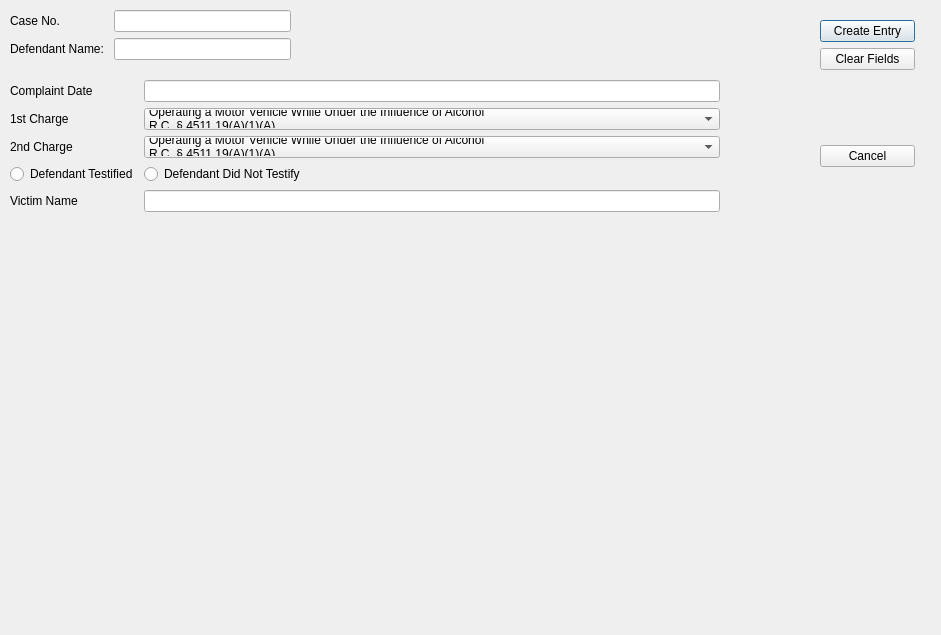
<?xml version="1.0" encoding="UTF-8"?>
<ui version="4.0">
 <class>JuryInstructionsDialog</class>
 <widget class="QDialog" name="JuryInstructionsDialog">
  <property name="geometry">
   <rect>
    <x>0</x>
    <y>0</y>
    <width>941</width>
    <height>635</height>
   </rect>
  </property>
  <property name="windowTitle">
   <string>Jury Instructions</string>
  </property>
  <widget class="QWidget" name="layoutWidget">
   <property name="geometry">
    <rect>
     <x>10</x>
     <y>10</y>
     <width>281</width>
     <height>52</height>
    </rect>
   </property>
   <layout class="QFormLayout" name="formLayout">
    <item row="0" column="0">
     <widget class="QLabel" name="label">
      <property name="text">
       <string>Case No.</string>
      </property>
     </widget>
    </item>
    <item row="0" column="1">
     <widget class="QLineEdit" name="CaseNo_lineEdit"/>
    </item>
    <item row="1" column="0">
     <widget class="QLabel" name="label_2">
      <property name="text">
       <string>Defendant Name: </string>
      </property>
     </widget>
    </item>
    <item row="1" column="1">
     <widget class="QLineEdit" name="DefendantName_lineEdit"/>
    </item>
   </layout>
  </widget>
  <widget class="QWidget" name="layoutWidget">
   <property name="geometry">
    <rect>
     <x>820</x>
     <y>20</y>
     <width>95</width>
     <height>147</height>
    </rect>
   </property>
   <layout class="QVBoxLayout" name="verticalLayout">
    <item>
     <widget class="QPushButton" name="pushButton">
      <property name="text">
       <string>Create Entry</string>
      </property>
     </widget>
    </item>
    <item>
     <widget class="QPushButton" name="pushButton_2">
      <property name="text">
       <string>Clear Fields</string>
      </property>
     </widget>
    </item>
    <item>
     <spacer name="verticalSpacer">
      <property name="orientation">
       <enum>Qt::Vertical</enum>
      </property>
      <property name="sizeHint" stdset="0">
       <size>
        <width>20</width>
        <height>58</height>
       </size>
      </property>
     </spacer>
    </item>
    <item>
     <widget class="QPushButton" name="pushButton_3">
      <property name="text">
       <string>Cancel</string>
      </property>
     </widget>
    </item>
   </layout>
  </widget>
  <widget class="QWidget" name="layoutWidget">
   <property name="geometry">
    <rect>
     <x>10</x>
     <y>80</y>
     <width>710</width>
     <height>291</height>
    </rect>
   </property>
   <layout class="QFormLayout" name="formLayout_2">
    <item row="0" column="0">
     <widget class="QLabel" name="label_3">
      <property name="text">
       <string>Complaint Date</string>
      </property>
     </widget>
    </item>
    <item row="2" column="0">
     <widget class="QLabel" name="label_4">
      <property name="text">
       <string>1st Charge</string>
      </property>
     </widget>
    </item>
    <item row="2" column="1">
     <widget class="QComboBox" name="FirstCharge_comboBox">
      <item>
       <property name="text">
        <string>Operating a Motor Vehicle While Under the Influence of Alcohol 
R.C. § 4511.19(A)(1)(A)
</string>
       </property>
      </item>
      <item>
       <property name="text">
        <string>Operating a Motor Vehicle with a Prohibited Concentration of Alcohol 
R.C. § 4511.19(A)(1)(D)
</string>
       </property>
      </item>
     </widget>
    </item>
    <item row="3" column="0">
     <widget class="QLabel" name="label_5">
      <property name="text">
       <string>2nd Charge</string>
      </property>
     </widget>
    </item>
    <item row="3" column="1">
     <widget class="QComboBox" name="SecondCharge_comboBox">
      <item>
       <property name="text">
        <string>Operating a Motor Vehicle While Under the Influence of Alcohol 
R.C. § 4511.19(A)(1)(A)
</string>
       </property>
      </item>
      <item>
       <property name="text">
        <string>Operating a Motor Vehicle with a Prohibited Concentration of Alcohol 
R.C. § 4511.19(A)(1)(D)
</string>
       </property>
      </item>
     </widget>
    </item>
    <item row="6" column="0">
     <widget class="QLabel" name="label_6">
      <property name="text">
       <string>Victim Name</string>
      </property>
     </widget>
    </item>
    <item row="6" column="1">
     <widget class="QLineEdit" name="VictimName_lineEdit"/>
    </item>
    <item row="4" column="0">
     <widget class="QRadioButton" name="radioButton">
      <property name="text">
       <string>Defendant Testified</string>
      </property>
      <attribute name="buttonGroup">
       <string notr="true">buttonGroup</string>
      </attribute>
     </widget>
    </item>
    <item row="4" column="1">
     <widget class="QRadioButton" name="radioButton_2">
      <property name="text">
       <string>Defendant Did Not Testify</string>
      </property>
      <attribute name="buttonGroup">
       <string notr="true">buttonGroup</string>
      </attribute>
     </widget>
    </item>
    <item row="0" column="1">
     <widget class="QLineEdit" name="ComplaintDate_lineEdit"/>
    </item>
   </layout>
  </widget>
 </widget>
 <tabstops>
  <tabstop>CaseNo_lineEdit</tabstop>
  <tabstop>DefendantName_lineEdit</tabstop>
  <tabstop>ComplaintDate_lineEdit</tabstop>
  <tabstop>FirstCharge_comboBox</tabstop>
  <tabstop>SecondCharge_comboBox</tabstop>
  <tabstop>radioButton</tabstop>
  <tabstop>radioButton_2</tabstop>
  <tabstop>VictimName_lineEdit</tabstop>
  <tabstop>pushButton</tabstop>
  <tabstop>pushButton_2</tabstop>
  <tabstop>pushButton_3</tabstop>
 </tabstops>
 <resources/>
 <connections>
  <connection>
   <sender>pushButton_3</sender>
   <signal>clicked()</signal>
   <receiver>JuryInstructionsDialog</receiver>
   <slot>reject()</slot>
   <hints>
    <hint type="sourcelabel">
     <x>413</x>
     <y>146</y>
    </hint>
    <hint type="destinationlabel">
     <x>387</x>
     <y>108</y>
    </hint>
   </hints>
  </connection>
  <connection>
   <sender>pushButton_2</sender>
   <signal>clicked()</signal>
   <receiver>CaseNo_lineEdit</receiver>
   <slot>clear()</slot>
   <hints>
    <hint type="sourcelabel">
     <x>388</x>
     <y>52</y>
    </hint>
    <hint type="destinationlabel">
     <x>272</x>
     <y>15</y>
    </hint>
   </hints>
  </connection>
  <connection>
   <sender>pushButton_2</sender>
   <signal>clicked()</signal>
   <receiver>DefendantName_lineEdit</receiver>
   <slot>clear()</slot>
   <hints>
    <hint type="sourcelabel">
     <x>376</x>
     <y>52</y>
    </hint>
    <hint type="destinationlabel">
     <x>278</x>
     <y>45</y>
    </hint>
   </hints>
  </connection>
  <connection>
   <sender>pushButton</sender>
   <signal>clicked()</signal>
   <receiver>JuryInstructionsDialog</receiver>
   <slot>createEntry()</slot>
   <hints>
    <hint type="sourcelabel">
     <x>403</x>
     <y>22</y>
    </hint>
    <hint type="destinationlabel">
     <x>389</x>
     <y>-15</y>
    </hint>
   </hints>
  </connection>
 </connections>
 <slots>
  <slot>createEntry()</slot>
 </slots>
 <buttongroups>
  <buttongroup name="buttonGroup"/>
 </buttongroups>
</ui>
